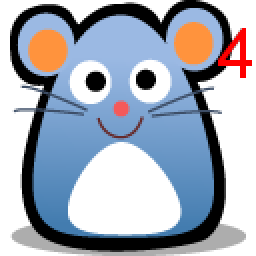
#> input picture py_exercises/exercise_01/test.png, 128 x 128 px (shown 2 times larger)
$ python README.py
#> lines starting #> are read from the running program, lines starting #| are printed output that depends on the picture; after the words box and inside, x2 and y2 are one past the last pixel; in counts of white or black regions, pixels touching at a corner belong together
#!/usr/bin/env python
# -*- coding: utf-8 -*-
# @Time    : 2017/10/23 19:23
# @Author  : RookieDay
# @Site    :
# @File    : README.py
# @Software: PyCharm Community Edition

# Pillow是Python里的图像处理库（PIL：Python Image Library），提供了了广泛的文件格式支持，强大的图像处理能力，
# 主要包括图像储存、图像显示、格式转换以及基本的图像处理操作等。

# 官网：https://pillow.readthedocs.io/en/latest/handbook/tutorial.html#using-the-image-class
# 导包
from __future__ import print_function
from PIL import Image, ImageFilter, ImageEnhance
import os,sys
# part1
img = Image.open('test.png')
#> img is the input picture: PIL image 128x128 RGBA; mean R, G, B, A 96, 102.8, 115.4, 187.2
img_huge = Image.open('huge.jpg')
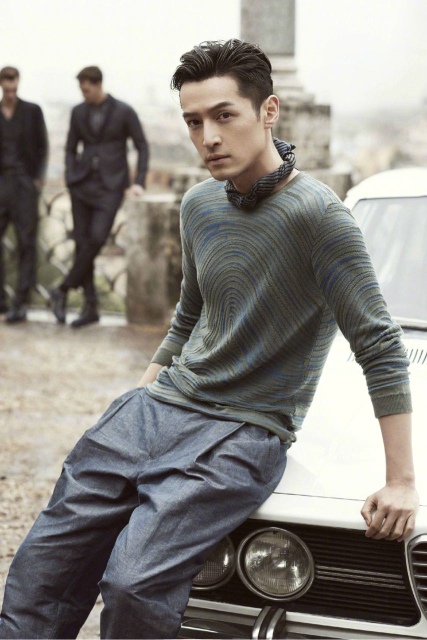
#> input picture py_exercises/exercise_01/huge.jpg, 854 x 1280 px (shown at 1/2 size)
#> img_huge is the input picture: PIL image 854x1280 RGB; mean R, G, B 141.7, 138.5, 133.1
# format属性定义了图像的格式，如果图像不是从文件打开的，那么该属性值为None；
# size属性是一个tuple，表示图像的宽和高（单位为像素）； W, H = img.size
# mode属性为表示图像的模式，常用的模式为：L为灰度图，RGB为真彩色，CMYK为pre-press图像。
print(img.format, img.size, img.mode)
#| PNG (128, 128) RGBA
print(img_huge.mode)
#| RGB
# img.show()


# save 保存 转换图片为jpg
img = img.convert('RGB') #图片为RGBA
#> img: PIL image 128x128 RGB
f1, e = os.path.splitext('test.png')
f1_huge, e_huge = os.path.splitext('huge.jpg')
out_file = f1 + '.jpg'
img.save(out_file)
# save函数的第二个参数可以用来指定图片格式，如果文件名中没有给出一个标准的图像格式，那么第二个参数是必须的。
f2, e = os.path.splitext('test.png')
# img.save(f2,'JPEG')

# 创建缩略图
size = (56,56)
f2_outfile = os.path.splitext('test.png')[0] + ".thumbnail"
img.thumbnail(size)
#> img: PIL image 56x56 RGB
img.save(f2_outfile,'JPEG')

# 裁剪、粘贴、与合并图片
# crop()方法可以从图片中提取一个子矩形
temp_save = img.copy() #复制图像
box = (0,0,128,128) #(left, upper, right, lower)。 Pillow左边系统的原点（0，0）为图片的左上角。坐标中的数字单位为像素点
region = img.crop(box)
region.save(f1 +'_region.png')

# part2
# Image类有resize()、rotate()和transpose()、transform()方法进行几何变换。
# 选择45度
img.rotate(45).save(f1 + '_rotete.png')
# 图片左右置换
img.transpose(Image.FLIP_LEFT_RIGHT).save(f1 + '_flip1.png')
# 图片上下置换
img.transpose(Image.FLIP_TOP_BOTTOM).save(f1 + '_flip2.png')
#图片旋转90度
img.transpose(Image.ROTATE_90).save(f1 + '_rotate90.png')

# part3
# ImageFilter模块所支持的滤波器
# 模糊图像，图像会整体变得模糊
img_huge.filter(ImageFilter.BLUR).save(f1_huge + '_filter1.jpg')
# 轮廓图像，将图像中的轮廓信息全部提取出来
img_huge.filter(ImageFilter.CONTOUR).save(f1_huge + '_filter2.jpg')
# 细节增强，会使得图像中细节更加明显。
img_huge.filter(ImageFilter.DETAIL).save(f1_huge + '_filter3.jpg')
# 边缘增强，突出、加强和改善图像中不同灰度区域之间的边界和轮廓的图像增强方法。经处理使得边界和边缘在图像上表现为图像灰度的突变,用以提高人眼识别能力。
img_huge.filter(ImageFilter.EDGE_ENHANCE).save(f1_huge + '_filter4.jpg')
# 深度边缘增强，会使得图像中边缘部分更加明显
img_huge.filter(ImageFilter.EDGE_ENHANCE_MORE).save(f1_huge + '_filter5.jpg')
# 浮雕，会使图像呈现出浮雕效果
img_huge.filter(ImageFilter.EMBOSS).save(f1_huge + '_filter6.jpg')
# 寻找边缘信息，会找出图像中的边缘信息
img_huge.filter(ImageFilter.FIND_EDGES).save(f1_huge + '_filter7.jpg')
# 平滑，突出图像的宽大区域、低频成分、主干部分或抑制图像噪声和干扰高频成分，使图像亮度平缓渐变，减小突变梯度，改善图像质量
img_huge.filter(ImageFilter.SMOOTH).save(f1_huge + '_filter8.jpg')
# 深度平滑，会使得图像变得更加平滑
img_huge.filter(ImageFilter.SMOOTH_MORE).save(f1_huge + '_filter9.jpg')
# 锐化，补偿图像的轮廓，增强图像的边缘及灰度跳变的部分，使图像变得清晰
img_huge.filter(ImageFilter.SHARPEN).save(f1_huge + '_filter10.jpg')
# 高斯模糊 >radius指定平滑半径。
img_huge.filter(ImageFilter.GaussianBlur(radius=2)).save(f1_huge + '_filter11.jpg')
# 反锐化掩码 >radius指定模糊半径；>percent指定反锐化强度（百分比）; >threshold控制被锐化的最小亮度变化。
img_huge.filter(ImageFilter.UnsharpMask(radius=12, percent=150, threshold=3)).save(f1_huge + '_filter12.jpg')
# 其他滤波
# • Kernel(size, kernel, scale=None, offset=0)：核滤波
# 当前版本只支持核大小为3x3和5x5的核大小，且图像格式为“L”和“RGB”的图像。
# >size指定核大小（width, height）；
# >kernel指定核权值的序列；
# >scale指定缩放因子；
# >offset指定偏移量，如果使用，则将该值加到缩放后的结果上。
# • RankFilter(size, rank)：排序滤波
# >size指定滤波核的大小；
# >rank指定选取排在第rank位的像素，若大小为0，则为最小值滤波；若大小为size * size / 2则为中值滤波；若大小为size * size - 1则为最大值滤波。
# • MedianFilter(size=3)：中值滤波
# >size指定核的大小
# • MinFilter(size=3)：最小值滤波器
# >size指定核的大小
# • MaxFilter(size=3)：最大值滤波器
# >size指定核的大小
# • ModeFilter(size=3)：波形滤波器
# 选取核内出现频次最高的像素值作为该点像素值，仅出现一次或两次的像素将被忽略，若没有像素出现两次以上，则保留原像素值。
# >size指定核的大小

# part4
# 像素点处理 point()方法通过一个函数或者查询表对图像中的像素点进行处理（例如对比度操作）。
# 像素点变换 且对图片中的每一个点执行这个函数
out_point = img_huge.point(lambda i:i * 1.2 + 10)
out_point.save(f1_huge +'_point.jpg')

# 处理单独通道
out_split = img_huge.split()
print(out_split)
#| (<PIL.Image.Image image mode=L size=854x1280 at 0x7F13B2B37990>, <PIL.Image.Image image mode=L size=854x1280 at 0x7F13B2B37A10>, <PIL.Image.Image image mode=L size=854x1280 at 0x7F13B2B37950>)
# select regions where red is less than 100
mask = out_split[0].point(lambda i:i < 100 and 255)
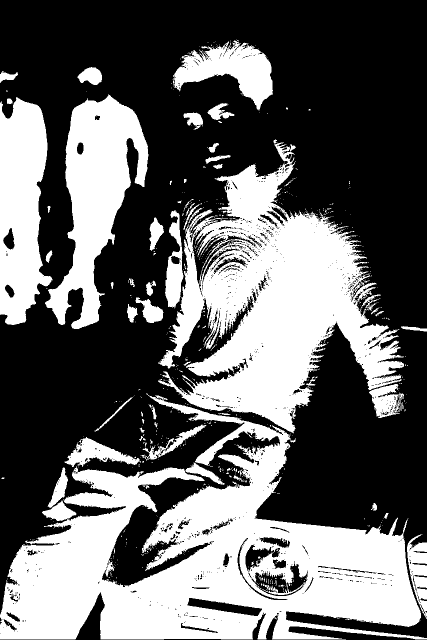
#> mask: PIL image 854x1280 L (shown at 1/2 size); 39.8% white; 700 white regions (632 under 20 px), largest, box (x1, y1, x2, y2) and area: (0, 786, 854, 1279) 186401, (316, 285, 808, 867) 125741, (90, 189, 297, 658) 43655
# process the green band 像素点*0.7
out_green = out_split[1].point(lambda i:i*0.7)
# paste the processed band back, but only where red was < 100
# im.paste(image,box) box 尺寸复制
# im.paste(image,box, mask)
# 使用变量mask对应的模板图像来填充所对应的区域。可以使用模式为“1”、“L”或者“RGBA”的图像作为模板图像。模板图像的尺寸必须与变量image对应的图像尺寸一致。如果变量mask对应图像的值为255，则模板图像的值直接被拷贝过来；如果变量mask对应图像的值为0，则保持当前图像的原始值。变量mask对应图像的其他值，将对两张图像的值进行透明融合。
# mask 当为0时，保留当前值，255为使用paste进来的值，中间则用于transparency效果
# 注意：如果变量image对应的为“RGBA”图像，即粘贴的图像模式为“RGBA”，则alpha通道被忽略。用户可以使用同样的图像作为原图像和模板图像。
out_split[1].paste(out_green,None,mask)
# build a new multiband image
out_split_jpg = Image.merge(img_huge.mode,out_split)
out_split_jpg.save(f1_huge + '_split.jpg')


# part5
# enhancer.enhance(factor) ⇒ image factor值越小，颜色越少（亮度，对比度等）
# 高级图片增强 对其他高级图片增强，应该使用ImageEnhance模块 。一旦有一个Image对象，应用ImageEnhance对象就能快速地进行设置。 可以使用以下方法调整对比度、亮度、色平衡和锐利度。
# ImageEnhance模块的Color类 从0.1到0.5，再到0.8，2.0，图像的颜色饱和度依次增大
ImageEnhance.Color(img_huge).enhance(0.1).save(f1_huge + '_enchance1.jpg')
ImageEnhance.Color(img_huge).enhance(0.5).save(f1_huge + '_enchance2.jpg')
ImageEnhance.Color(img_huge).enhance(0.8).save(f1_huge + '_enchance3.jpg')
ImageEnhance.Color(img_huge).enhance(2.0).save(f1_huge + '_enchance4.jpg')

# ImageEnhance模块的Brightness类
# 创建一个调整图像亮度的增强对象。增强因子为0.0将产生黑色图像；为1.0将保持原始图像。
# 从0.1到0.5，再到0.8，2.0，图像的亮度依次增大。
ImageEnhance.Brightness(img_huge).enhance(0.1).save(f1_huge + '_brightness1.jpg')
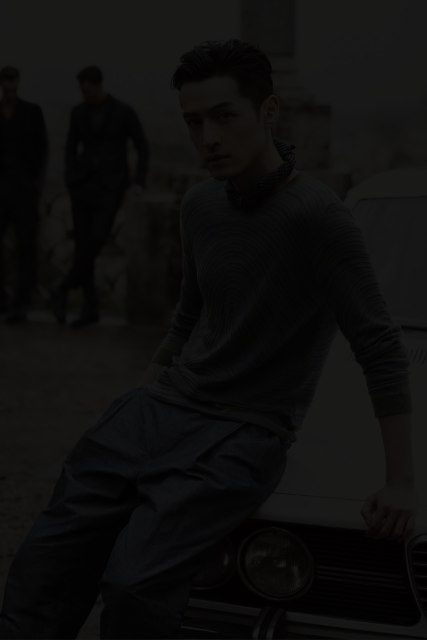
#> saved as huge_brightness1.jpg: PIL image 854x1280 RGB (shown at 1/2 size); mean R, G, B 13.7, 13.4, 12.9
ImageEnhance.Brightness(img_huge).enhance(0.5).save(f1_huge + '_brightness2.jpg')
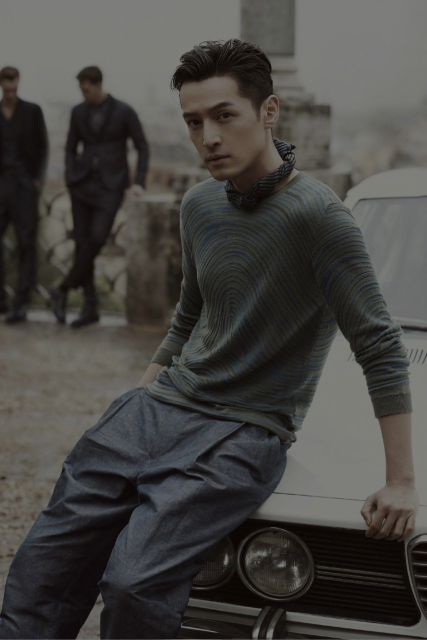
#> saved as huge_brightness2.jpg: PIL image 854x1280 RGB (shown at 1/2 size); mean R, G, B 70.6, 69, 66.3
ImageEnhance.Brightness(img_huge).enhance(0.8).save(f1_huge + '_brightness3.jpg')
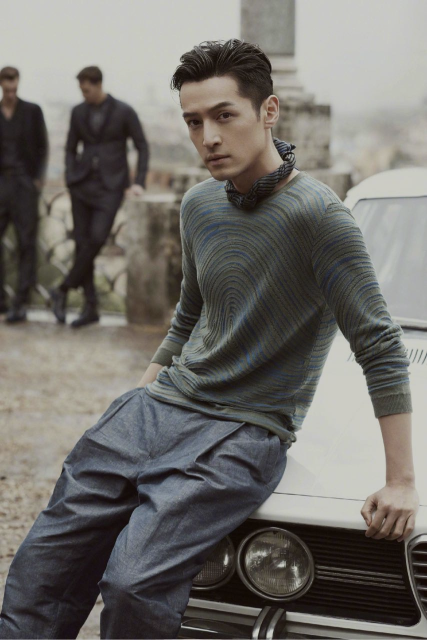
#> saved as huge_brightness3.jpg: PIL image 854x1280 RGB (shown at 1/2 size); mean R, G, B 113, 110.4, 106.1
ImageEnhance.Brightness(img_huge).enhance(2.0).save(f1_huge + '_brightness4.jpg')
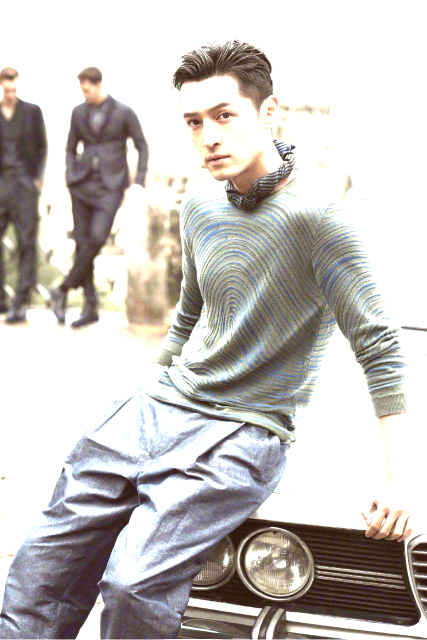
#> saved as huge_brightness4.jpg: PIL image 854x1280 RGB (shown at 1/2 size); mean R, G, B 198.7, 194.5, 191.9

# ImageEnhance模块的Contrast类
# 对比度增强类用于调整图像的对比度。类似于调整彩色电视机的对比度
# 从0.1到0.5，再到0.8，2.0，图像的对比度依次增大。
ImageEnhance.Contrast(img_huge).enhance(0.1).save(f1_huge + '_contrast1.jpg')
ImageEnhance.Contrast(img_huge).enhance(0.5).save(f1_huge + '_contrast1.jpg')
ImageEnhance.Contrast(img_huge).enhance(0.8).save(f1_huge + '_contrast1.jpg')
ImageEnhance.Contrast(img_huge).enhance(2.0).save(f1_huge + '_contrast1.jpg')
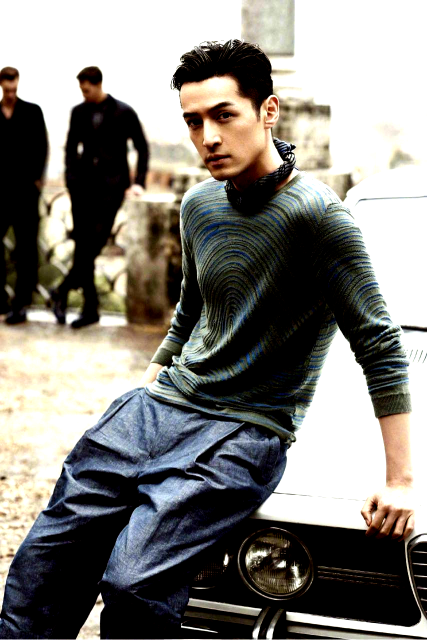
#> saved as huge_contrast1.jpg: PIL image 854x1280 RGB (shown at 1/2 size); mean R, G, B 131.1, 128.8, 123.8

# ImageEnhance模块的Sharpness类
# 增强因子为0.0将产生模糊图像；为1.0将保持原始图像，为2.0将产生锐化过的图像。
# 从0.0到2.0，再到3.0，图像的锐度依次增大。
ImageEnhance.Sharpness(img_huge).enhance(0.1).save(f1_huge + '_sharpness1.jpg')
ImageEnhance.Sharpness(img_huge).enhance(0.5).save(f1_huge + '_sharpness2.jpg')
ImageEnhance.Sharpness(img_huge).enhance(0.8).save(f1_huge + '_sharpness3.jpg')
ImageEnhance.Sharpness(img_huge).enhance(2.0).save(f1_huge + '_sharpness4.jpg')


# part6
# 更多读取图片方法
# 从string中读取
# import StringIO
# im = Image.open(StringIO.StringIO(buffer))

# 从tar文件中读取
# from PIL import TarIO
# fp = TarIO.TarIO("Imaging.tar", "Imaging/test/lena.ppm")
# im = Image.open(fp)

# part7
# 草稿模式
# draft()方法允许在不读取文件内容的情况下尽可能（可能不会完全等于给定的参数）地将图片转成给定模式和大小，这在生成缩略图的时候非常有效（速度要求比质量高的场合）。
out_draft = Image.open('huge_brightness4.jpg')
print("original = ", out_draft.mode, out_draft.size)
#| original =  RGB (854, 1280)

#> (the run stopped early here; a loop or call above may not have finished)
